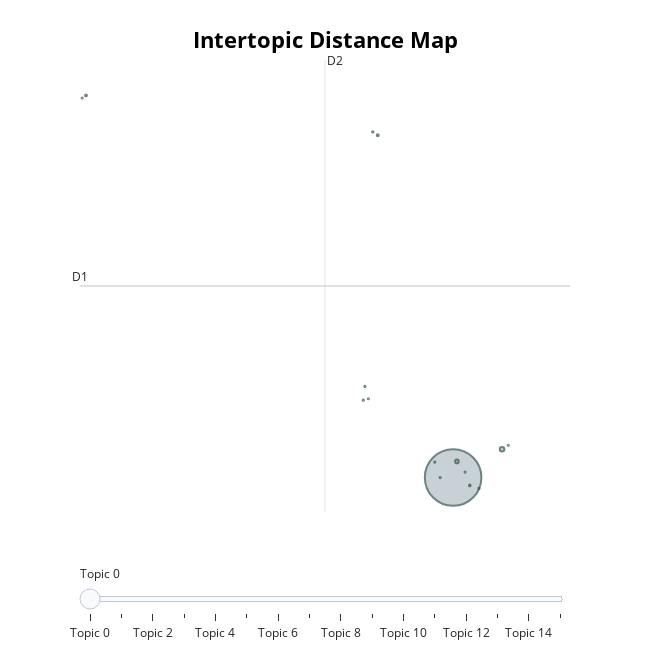

The code cell stored with this chart in its notebook:
### Code cell
topic_model.visualize_topics()

### Figure 1 — Plotly figure (JSON) as saved in the notebook; plotly's stock layout.template omitted (floating-point values rounded to 4 significant figures)
{"data": [{"customdata": [[0, "alimenticios | agricultura | rural | cozinha | escolas", 125406], [1, "familia | 19 | 0884 | 0886 | ", 813], [2, "servico |  |  |  | ", 516], [3, "hospitalares | medico | familia | enfermagem | 0870", 132], [4, "protecao | acessorios | estofados | 0515 | familia", 121], [5, "servico |  |  |  | ", 119], [6, "laticinios | pereciveis | alimentacao | 0773 | 0002", 74], [7, "foto | projecao | insumos | familia | recreacao", 66], [8, "laboratorio |  |  |  | ", 64], [9, "alimenticios | escolar | educacao | escolas | genenros", 61], [10, "civil | construcao | 0505 | 0465 | familia", 61], [11, "odontologicos | odontologico | odontologia | estofados | hospitalares", 52], [12, "hospitalares | medico | diagnostica | familia | enfermagem", 51], [13, "executivos | especializado | praca | planejamento | setor", 50], [14, "animal | natura | alimentacao | origem | 0773", 49], [15, "alimentacao | laticinios | panificacao | produtos | regiao", 48]], "hovertemplate": "<b>Topic %{customdata[0]}</b><br>%{customdata[1]}<br>Size: %{customdata[2]}", "legendgroup": "", "marker": {"color": "#B0BEC5", "line": {"color": "DarkSlateGrey", "width": 2}, "size": [125406, 813, 516, 132, 121, 119, 74, 66, 64, 61, 61, 52, 51, 50, 49, 48], "sizemode": "area", "sizeref": 78.38, "symbol": "circle"}, "mode": "markers", "name": "", "orientation": "v", "showlegend": false, "type": "scatter", "x": [10.91, 12.4, 11.02, 8.601, -0.3189, 11.41, 8.449, 8.159, 10.35, 8.208, 10.51, 11.69, 11.27, -0.4367, 12.59, 8.315], "xaxis": "x", "y": [-6.689, -5.396, -5.953, 8.978, 10.8, -7.052, 9.13, -3.151, -5.982, -2.519, -6.691, -7.19, -6.443, 10.68, -5.215, -3.082], "yaxis": "y"}], "layout": {"annotations": [{"showarrow": false, "text": "D1", "x": -0.5023, "y": 2.077, "yshift": 10}, {"showarrow": false, "text": "D2", "x": 6.988, "xshift": 10, "y": 12.42}], "height": 650, "hoverlabel": {"bgcolor": "white", "font": {"family": "Rockwell", "size": 16}}, "legend": {"itemsizing": "constant", "tracegroupgap": 0}, "margin": {"t": 60}, "shapes": [{"line": {"color": "#CFD8DC", "width": 2}, "type": "line", "x0": 6.988, "x1": 6.988, "y0": -8.268, "y1": 12.42}, {"line": {"color": "#9E9E9E", "width": 2}, "type": "line", "x0": -0.5023, "x1": 14.48, "y0": 2.077, "y1": 2.077}], "sliders": [{"active": 0, "pad": {"t": 50}, "steps": [{"args": [{"marker.color": [["red", "#B0BEC5", "#B0BEC5", "#B0BEC5", "#B0BEC5", "#B0BEC5", "#B0BEC5", "#B0BEC5", "#B0BEC5", "#B0BEC5", "#B0BEC5", "#B0BEC5", "#B0BEC5", "#B0BEC5", "#B0BEC5", "#B0BEC5"]]}], "label": "Topic 0", "method": "update"}, {"args": [{"marker.color": [["#B0BEC5", "red", "#B0BEC5", "#B0BEC5", "#B0BEC5", "#B0BEC5", "#B0BEC5", "#B0BEC5", "#B0BEC5", "#B0BEC5", "#B0BEC5", "#B0BEC5", "#B0BEC5", "#B0BEC5", "#B0BEC5", "#B0BEC5"]]}], "label": "Topic 1", "method": "update"}, {"args": [{"marker.color": [["#B0BEC5", "#B0BEC5", "red", "#B0BEC5", "#B0BEC5", "#B0BEC5", "#B0BEC5", "#B0BEC5", "#B0BEC5", "#B0BEC5", "#B0BEC5", "#B0BEC5", "#B0BEC5", "#B0BEC5", "#B0BEC5", "#B0BEC5"]]}], "label": "Topic 2", "method": "update"}, {"args": [{"marker.color": [["#B0BEC5", "#B0BEC5", "#B0BEC5", "red", "#B0BEC5", "#B0BEC5", "#B0BEC5", "#B0BEC5", "#B0BEC5", "#B0BEC5", "#B0BEC5", "#B0BEC5", "#B0BEC5", "#B0BEC5", "#B0BEC5", "#B0BEC5"]]}], "label": "Topic 3", "method": "update"}, {"args": [{"marker.color": [["#B0BEC5", "#B0BEC5", "#B0BEC5", "#B0BEC5", "red", "#B0BEC5", "#B0BEC5", "#B0BEC5", "#B0BEC5", "#B0BEC5", "#B0BEC5", "#B0BEC5", "#B0BEC5", "#B0BEC5", "#B0BEC5", "#B0BEC5"]]}], "label": "Topic 4", "method": "update"}, {"args": [{"marker.color": [["#B0BEC5", "#B0BEC5", "#B0BEC5", "#B0BEC5", "#B0BEC5", "red", "#B0BEC5", "#B0BEC5", "#B0BEC5", "#B0BEC5", "#B0BEC5", "#B0BEC5", "#B0BEC5", "#B0BEC5", "#B0BEC5", "#B0BEC5"]]}], "label": "Topic 5", "method": "update"}, {"args": [{"marker.color": [["#B0BEC5", "#B0BEC5", "#B0BEC5", "#B0BEC5", "#B0BEC5", "#B0BEC5", "red", "#B0BEC5", "#B0BEC5", "#B0BEC5", "#B0BEC5", "#B0BEC5", "#B0BEC5", "#B0BEC5", "#B0BEC5", "#B0BEC5"]]}], "label": "Topic 6", "method": "update"}, {"args": [{"marker.color": [["#B0BEC5", "#B0BEC5", "#B0BEC5", "#B0BEC5", "#B0BEC5", "#B0BEC5", "#B0BEC5", "red", "#B0BEC5", "#B0BEC5", "#B0BEC5", "#B0BEC5", "#B0BEC5", "#B0BEC5", "#B0BEC5", "#B0BEC5"]]}], "label": "Topic 7", "method": "update"}, {"args": [{"marker.color": [["#B0BEC5", "#B0BEC5", "#B0BEC5", "#B0BEC5", "#B0BEC5", "#B0BEC5", "#B0BEC5", "#B0BEC5", "red", "#B0BEC5", "#B0BEC5", "#B0BEC5", "#B0BEC5", "#B0BEC5", "#B0BEC5", "#B0BEC5"]]}], "label": "Topic 8", "method": "update"}, {"args": [{"marker.color": [["#B0BEC5", "#B0BEC5", "#B0BEC5", "#B0BEC5", "#B0BEC5", "#B0BEC5", "#B0BEC5", "#B0BEC5", "#B0BEC5", "red", "#B0BEC5", "#B0BEC5", "#B0BEC5", "#B0BEC5", "#B0BEC5", "#B0BEC5"]]}], "label": "Topic 9", "method": "update"}, {"args": [{"marker.color": [["#B0BEC5", "#B0BEC5", "#B0BEC5", "#B0BEC5", "#B0BEC5", "#B0BEC5", "#B0BEC5", "#B0BEC5", "#B0BEC5", "#B0BEC5", "red", "#B0BEC5", "#B0BEC5", "#B0BEC5", "#B0BEC5", "#B0BEC5"]]}], "label": "Topic 10", "method": "update"}, {"args": [{"marker.color": [["#B0BEC5", "#B0BEC5", "#B0BEC5", "#B0BEC5", "#B0BEC5", "#B0BEC5", "#B0BEC5", "#B0BEC5", "#B0BEC5", "#B0BEC5", "#B0BEC5", "red", "#B0BEC5", "#B0BEC5", "#B0BEC5", "#B0BEC5"]]}], "label": "Topic 11", "method": "update"}, {"args": [{"marker.color": [["#B0BEC5", "#B0BEC5", "#B0BEC5", "#B0BEC5", "#B0BEC5", "#B0BEC5", "#B0BEC5", "#B0BEC5", "#B0BEC5", "#B0BEC5", "#B0BEC5", "#B0BEC5", "red", "#B0BEC5", "#B0BEC5", "#B0BEC5"]]}], "label": "Topic 12", "method": "update"}, {"args": [{"marker.color": [["#B0BEC5", "#B0BEC5", "#B0BEC5", "#B0BEC5", "#B0BEC5", "#B0BEC5", "#B0BEC5", "#B0BEC5", "#B0BEC5", "#B0BEC5", "#B0BEC5", "#B0BEC5", "#B0BEC5", "red", "#B0BEC5", "#B0BEC5"]]}], "label": "Topic 13", "method": "update"}, {"args": [{"marker.color": [["#B0BEC5", "#B0BEC5", "#B0BEC5", "#B0BEC5", "#B0BEC5", "#B0BEC5", "#B0BEC5", "#B0BEC5", "#B0BEC5", "#B0BEC5", "#B0BEC5", "#B0BEC5", "#B0BEC5", "#B0BEC5", "red", "#B0BEC5"]]}], "label": "Topic 14", "method": "update"}, {"args": [{"marker.color": [["#B0BEC5", "#B0BEC5", "#B0BEC5", "#B0BEC5", "#B0BEC5", "#B0BEC5", "#B0BEC5", "#B0BEC5", "#B0BEC5", "#B0BEC5", "#B0BEC5", "#B0BEC5", "#B0BEC5", "#B0BEC5", "#B0BEC5", "red"]]}], "label": "Topic 15", "method": "update"}]}], "title": {"font": {"color": "Black", "size": 22}, "text": "<b>Intertopic Distance Map</b>", "x": 0.5, "xanchor": "center", "y": 0.95, "yanchor": "top"}, "width": 650, "xaxis": {"anchor": "y", "domain": [0, 1], "range": [-0.5023, 14.48], "title": {"text": ""}, "visible": false}, "yaxis": {"anchor": "x", "domain": [0, 1], "range": [-8.268, 12.42], "title": {"text": ""}, "visible": false}}}
